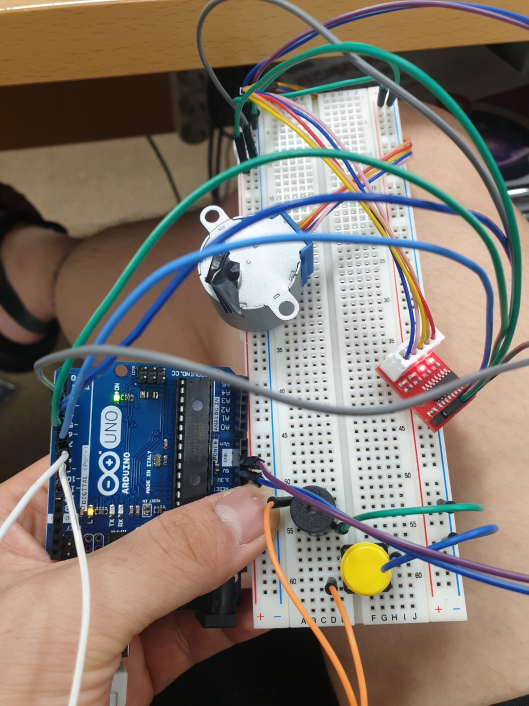
#> input picture image/차수막하드웨어.jpg, 1058 x 1411 px (shown at 1/2 size)
$ python -i Preprocess.py   (imports and definitions only)
#> lines starting #> are read from the running program, lines starting #| are printed output that depends on the picture; after the words box and inside, x2 and y2 are one past the last pixel; in counts of white or black regions, pixels touching at a corner belong together
import cv2
import numpy as np
import matplotlib.pyplot as plt


class Preprocess() :
    def __init__(self,jpg) :
#> called with jpg = '../image/차수막하드웨어.jpg'
        img_ori=cv2.imread(jpg)
#> img_ori is the input picture: shape (1411, 1058, 3); mean B, G, R 110, 119.2, 129
        self.height, self.width, self.channel = img_ori.shape
#> self.height = 1411; self.width = 1058; self.channel = 3

        #hsv = cv2.cvtColor(img_ori, cv2.COLOR_BGR2HSV)
        #gray = hsv[:,:,2]
        gray=cv2.cvtColor(img_ori, cv2.COLOR_BGR2GRAY) #cv2.cvtColor() 이미지의 컬러 체계를 변경
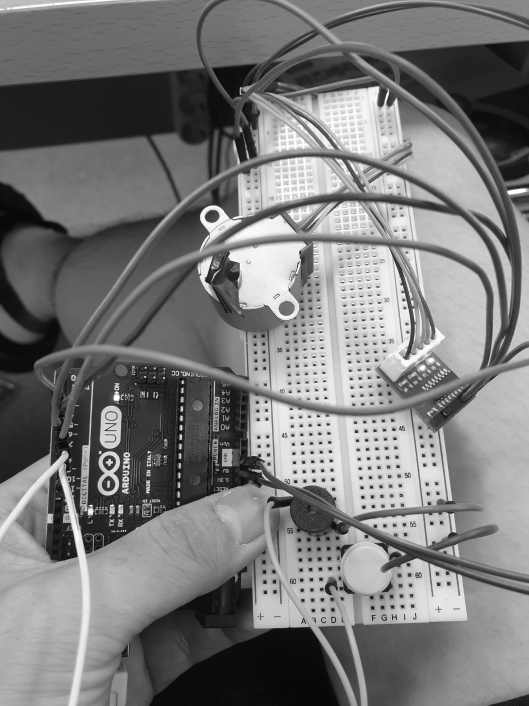
#> gray: shape (1411, 1058) (shown at 1/2 size); min 0, max 255, mean 121.1

        img_blurred=cv2.GaussianBlur(gray, ksize=(5,5), sigmaX=0) #노이즈 줄임

        self.img_thresh=cv2.adaptiveThreshold(
            img_blurred,
            maxValue=255.0,
            adaptiveMethod=cv2.ADAPTIVE_THRESH_GAUSSIAN_C,
            thresholdType=cv2.THRESH_BINARY_INV,
            blockSize=19,
            C=9
        )
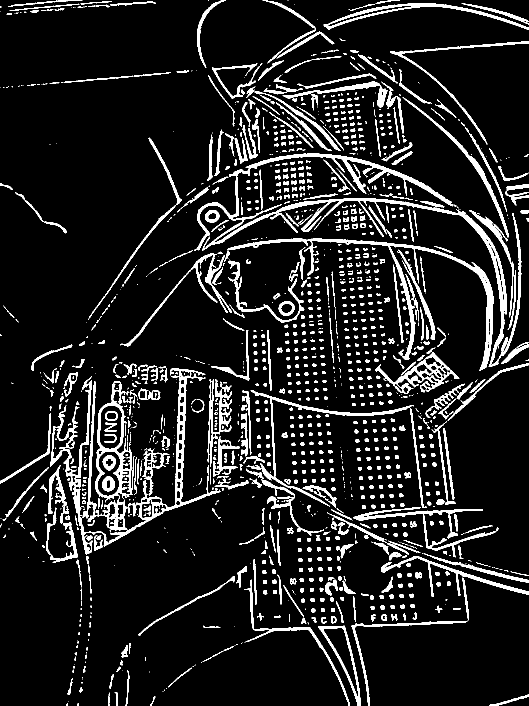
#> self.img_thresh: shape (1411, 1058) (shown at 1/2 size); 11.1% white; 1539 white regions (629 under 20 px)

        contours,_ = cv2.findContours( #이미지에서 윤곽선을 찾는다
            self.img_thresh,
            mode=cv2.RETR_LIST,
            method=cv2.CHAIN_APPROX_SIMPLE
        )
#> contours = 1698 contours, 843 with area under 20; largest, box (x1, y1, x2, y2) and area: (100, 736, 441, 1109) 25594, (388, 307, 1043, 734) 13596, (455, 477, 987, 742) 6743, (750, 704, 919, 788) 4350, (636, 1251, 722, 1411) 4192

        temp_result = np.zeros((self.height, self.width, self.channel), dtype=np.uint8)

#> (the run stopped early here; a loop or call above may not have finished)
